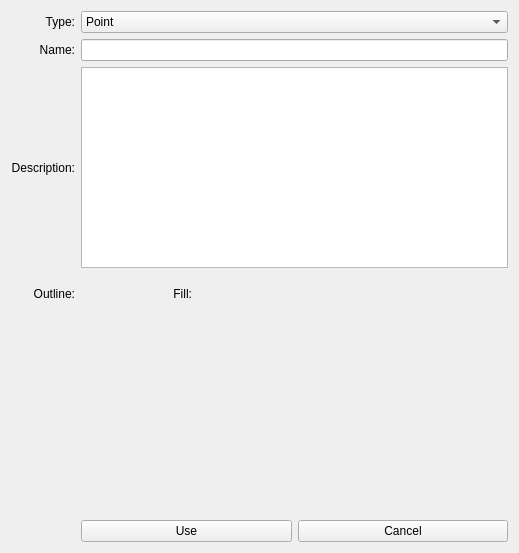
<?xml version="1.0" encoding="UTF-8"?>
<ui version="4.0">
 <class>MapLocationEditor</class>
 <widget class="QWidget" name="MapLocationEditor">
  <property name="geometry">
   <rect>
    <x>0</x>
    <y>0</y>
    <width>519</width>
    <height>553</height>
   </rect>
  </property>
  <property name="windowTitle">
   <string>Form</string>
  </property>
  <layout class="QGridLayout" name="gridLayout">
   <item row="0" column="0">
    <widget class="QLabel" name="label">
     <property name="text">
      <string>Type:</string>
     </property>
     <property name="alignment">
      <set>Qt::AlignRight|Qt::AlignTrailing|Qt::AlignVCenter</set>
     </property>
    </widget>
   </item>
   <item row="0" column="1">
    <widget class="QComboBox" name="comboBox">
     <item>
      <property name="text">
       <string>Point</string>
      </property>
      <property name="icon">
       <iconset resource="../../libres/resources/icons.qrc">
        <normaloff>:/icons/map_point.svg</normaloff>:/icons/map_point.svg</iconset>
      </property>
     </item>
     <item>
      <property name="text">
       <string>Area</string>
      </property>
      <property name="icon">
       <iconset resource="../../libres/resources/icons.qrc">
        <normaloff>:/icons/map_area.svg</normaloff>:/icons/map_area.svg</iconset>
      </property>
     </item>
    </widget>
   </item>
   <item row="1" column="0">
    <widget class="QLabel" name="label_2">
     <property name="text">
      <string>Name:</string>
     </property>
     <property name="alignment">
      <set>Qt::AlignRight|Qt::AlignTrailing|Qt::AlignVCenter</set>
     </property>
    </widget>
   </item>
   <item row="1" column="1">
    <widget class="QLineEdit" name="lineEdit"/>
   </item>
   <item row="2" column="0">
    <widget class="QLabel" name="label_3">
     <property name="text">
      <string>Description:</string>
     </property>
     <property name="alignment">
      <set>Qt::AlignRight|Qt::AlignTrailing|Qt::AlignVCenter</set>
     </property>
    </widget>
   </item>
   <item row="2" column="1">
    <widget class="QPlainTextEdit" name="plainTextEdit"/>
   </item>
   <item row="3" column="0">
    <widget class="QLabel" name="label_4">
     <property name="text">
      <string>Outline:</string>
     </property>
     <property name="alignment">
      <set>Qt::AlignRight|Qt::AlignTrailing|Qt::AlignVCenter</set>
     </property>
    </widget>
   </item>
   <item row="3" column="1">
    <layout class="QHBoxLayout" name="horizontalLayout">
     <item>
      <widget class="ColorSwatchWidget" name="colorSwatchWidgetOutline" native="true">
       <property name="sizePolicy">
        <sizepolicy hsizetype="Minimum" vsizetype="Minimum">
         <horstretch>0</horstretch>
         <verstretch>0</verstretch>
        </sizepolicy>
       </property>
       <property name="minimumSize">
        <size>
         <width>40</width>
         <height>40</height>
        </size>
       </property>
      </widget>
     </item>
     <item>
      <widget class="PenSwatchWidget" name="penSwatchWidgetOutline" native="true">
       <property name="sizePolicy">
        <sizepolicy hsizetype="Minimum" vsizetype="Minimum">
         <horstretch>0</horstretch>
         <verstretch>0</verstretch>
        </sizepolicy>
       </property>
       <property name="minimumSize">
        <size>
         <width>40</width>
         <height>40</height>
        </size>
       </property>
      </widget>
     </item>
     <item>
      <widget class="QLabel" name="label_5">
       <property name="text">
        <string>Fill:</string>
       </property>
       <property name="alignment">
        <set>Qt::AlignRight|Qt::AlignTrailing|Qt::AlignVCenter</set>
       </property>
      </widget>
     </item>
     <item>
      <widget class="ColorSwatchWidget" name="colorSwatchWidgetFill" native="true">
       <property name="sizePolicy">
        <sizepolicy hsizetype="Minimum" vsizetype="Minimum">
         <horstretch>0</horstretch>
         <verstretch>0</verstretch>
        </sizepolicy>
       </property>
       <property name="minimumSize">
        <size>
         <width>40</width>
         <height>40</height>
        </size>
       </property>
      </widget>
     </item>
     <item>
      <spacer name="horizontalSpacer">
       <property name="orientation">
        <enum>Qt::Horizontal</enum>
       </property>
       <property name="sizeHint" stdset="0">
        <size>
         <width>40</width>
         <height>20</height>
        </size>
       </property>
      </spacer>
     </item>
    </layout>
   </item>
   <item row="4" column="1">
    <spacer name="verticalSpacer">
     <property name="orientation">
      <enum>Qt::Vertical</enum>
     </property>
     <property name="sizeHint" stdset="0">
      <size>
       <width>411</width>
       <height>191</height>
      </size>
     </property>
    </spacer>
   </item>
   <item row="5" column="1">
    <layout class="QHBoxLayout" name="horizontalLayout_2">
     <item>
      <widget class="QPushButton" name="pushButtonUse">
       <property name="text">
        <string>Use</string>
       </property>
      </widget>
     </item>
     <item>
      <widget class="QPushButton" name="pushButtonCancel">
       <property name="text">
        <string>Cancel</string>
       </property>
      </widget>
     </item>
    </layout>
   </item>
  </layout>
 </widget>
 <customwidgets>
  <customwidget>
   <class>ColorSwatchWidget</class>
   <extends>QWidget</extends>
   <header location="global">components/ColorSwatchWidget.hpp</header>
   <container>1</container>
  </customwidget>
  <customwidget>
   <class>PenSwatchWidget</class>
   <extends>QWidget</extends>
   <header location="global">components/PenSwatchWidget.hpp</header>
   <container>1</container>
  </customwidget>
 </customwidgets>
 <resources>
  <include location="../../libres/resources/icons.qrc"/>
 </resources>
 <connections/>
</ui>
